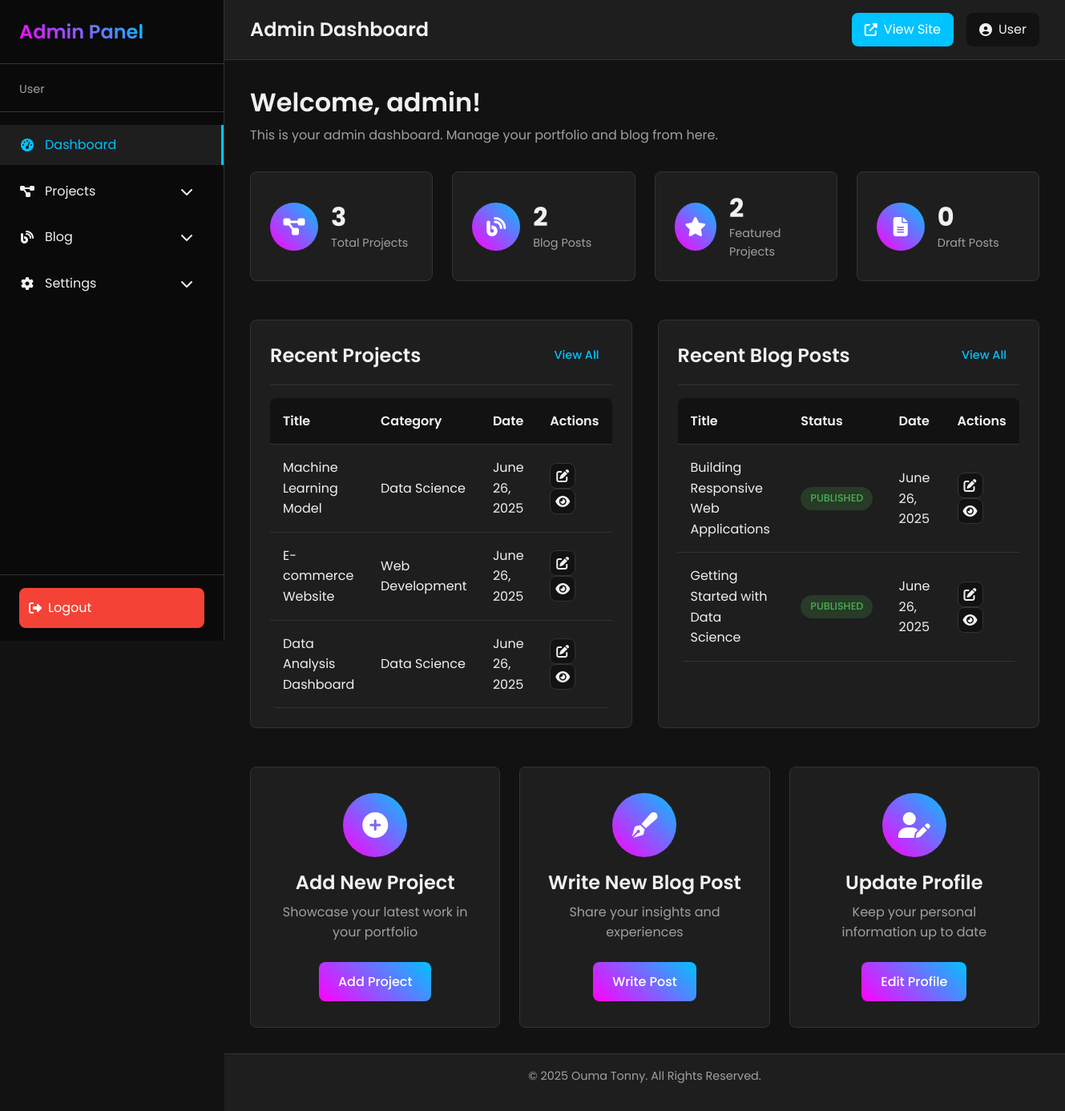
Page /admin/dashboard.php (signed in) on the committed database.
### tables this page shows
CREATE TABLE IF NOT EXISTS projects (
    id INT AUTO_INCREMENT PRIMARY KEY,
    title VARCHAR(100) NOT NULL,
    slug VARCHAR(100) NOT NULL UNIQUE,
    description TEXT,
    content LONGTEXT,
    featured_image VARCHAR(255),
    video_url VARCHAR(255),
    dashboard_url VARCHAR(255),
    github_url VARCHAR(255),
    tags VARCHAR(255),
    category VARCHAR(50),
    is_featured BOOLEAN DEFAULT FALSE,
    created_at TIMESTAMP DEFAULT CURRENT_TIMESTAMP,
    updated_at TIMESTAMP DEFAULT CURRENT_TIMESTAMP ON UPDATE CURRENT_TIMESTAMP,
    
    INDEX idx_slug (slug),
    INDEX idx_category (category),
    INDEX idx_featured (is_featured),
    INDEX idx_created (created_at)
);

CREATE TABLE IF NOT EXISTS blog_posts (
    id INT AUTO_INCREMENT PRIMARY KEY,
    title VARCHAR(100) NOT NULL,
    slug VARCHAR(100) NOT NULL UNIQUE,
    excerpt TEXT,
    content LONGTEXT,
    featured_image VARCHAR(255),
    author_id INT,
    status ENUM('draft', 'published') DEFAULT 'published',
    published_at TIMESTAMP DEFAULT CURRENT_TIMESTAMP,
    created_at TIMESTAMP DEFAULT CURRENT_TIMESTAMP,
    updated_at TIMESTAMP DEFAULT CURRENT_TIMESTAMP ON UPDATE CURRENT_TIMESTAMP,
    
    FOREIGN KEY (author_id) REFERENCES users(id) ON DELETE SET NULL,
    INDEX idx_slug (slug),
    INDEX idx_status (status),
    INDEX idx_published (published_at),
    INDEX idx_author (author_id)
);

### includes/functions.php (called while the page is built, shortened)
<?php
require_once 'db.php';
function base_url($path = '') {
    $path = ltrim($path, '/');
    return SITE_URL . ($path ? '/' . $path : '');
}
function admin_url($path = '') {
    $path = ltrim($path, '/');
    return ADMIN_URL . ($path ? '/' . $path : '');
}
function escapeHTML($data) {
    return htmlspecialchars($data, ENT_QUOTES, 'UTF-8');
}
function formatDate($date, $format = 'F j, Y') {
    return date($format, strtotime($date));
}
?>

### includes/db.php (called while the page is built, shortened)
<?php
class Database {
    private $conn;
    private static $instance = null;
    private function __construct() {
        try {
            $this->conn = new PDO(
                "mysql:host=" . DB_HOST . ";dbname=" . DB_NAME,
                DB_USER,
                DB_PASS,
                array(PDO::MYSQL_ATTR_INIT_COMMAND => "SET NAMES 'utf8'")
            );
            $this->conn->setAttribute(PDO::ATTR_ERRMODE, PDO::ERRMODE_EXCEPTION);
            $this->conn->setAttribute(PDO::ATTR_DEFAULT_FETCH_MODE, PDO::FETCH_ASSOC);
        } catch(PDOException $e) {
            echo "Connection Error: " . $e->getMessage();
            exit;
        }
    }
    public static function getInstance() {
        if (self::$instance == null) {
            self::$instance = new Database();
        }
        return self::$instance;
    }
    public function query($sql, $params = []) {
        try {
            $stmt = $this->conn->prepare($sql);
            $stmt->execute();
            return $stmt;
        } catch(PDOException $e) {
            echo "Query Error: " . $e->getMessage();
            return false;
        }
    }
    public function fetchAll($sql, $params = []) {
        $stmt = $this->query($sql, $params);
        return $stmt ? $stmt->fetchAll() : false;
    }
    public function fetch($sql, $params = []) {
        $stmt = $this->query($sql, $params);
        return $stmt ? $stmt->fetch() : false;
    }
}

### admin/dashboard.php (the view, shortened to what this page needs)
<?php
require_once '../includes/functions.php';
$db = Database::getInstance();
$projectCount = $db->fetch("SELECT COUNT(*) as count FROM projects")['count'] ?? 0;
$blogCount = $db->fetch("SELECT COUNT(*) as count FROM blog_posts")['count'] ?? 0;
$featuredCount = $db->fetch("SELECT COUNT(*) as count FROM projects WHERE is_featured = 1")['count'] ?? 0;
$draftCount = $db->fetch("SELECT COUNT(*) as count FROM blog_posts WHERE status = 'draft'")['count'] ?? 0;
$recentProjects = $db->fetchAll("SELECT * FROM projects ORDER BY created_at DESC LIMIT 5");
$recentPosts = $db->fetchAll("SELECT * FROM blog_posts ORDER BY published_at DESC LIMIT 5");
include 'includes/admin-header.php';
?>
<div class="dashboard-welcome">
    <h2>Welcome, <?php echo escapeHTML($_SESSION['first_name'] ?? $_SESSION['username'] ?? 'Admin'); ?>!</h2>
    <p>This is your admin dashboard. Manage your portfolio and blog from here.</p>
</div>
<div class="dashboard-stats">
    <div class="stat-card">
        <div class="stat-icon">
            <i class="fas fa-project-diagram"></i>
        </div>
        <div class="stat-info">
            <h3><?php echo $projectCount; ?></h3>
            <p>Total Projects</p>
        </div>
    </div>
    <div class="stat-card">
        <div class="stat-icon">
            <i class="fas fa-blog"></i>
        </div>
        <div class="stat-info">
            <h3><?php echo $blogCount; ?></h3>
            <p>Blog Posts</p>
        </div>
    </div>
    <div class="stat-card">
        <div class="stat-icon">
            <i class="fas fa-star"></i>
        </div>
        <div class="stat-info">
            <h3><?php echo $featuredCount; ?></h3>
            <p>Featured Projects</p>
        </div>
    </div>
    <div class="stat-card">
        <div class="stat-icon">
            <i class="fas fa-file-alt"></i>
        </div>
        <div class="stat-info">
            <h3><?php echo $draftCount; ?></h3>
            <p>Draft Posts</p>
        </div>
    </div>
</div>
<div class="dashboard-recent">
    <div class="recent-section">
        <div class="section-header">
            <h3>Recent Projects</h3>
            <a href="<?php echo admin_url('projects/list.php'); ?>" class="btn btn-small">View All</a>
        </div>
        <div class="recent-list">
            <?php if ($recentProjects): ?>
                <table class="admin-table">
                    <thead>
                        <tr>
                            <th>Title</th>
                            <th>Category</th>
                            <th>Date</th>
                            <th>Actions</th>
                        </tr>
                    </thead>
                    <tbody>
                        <?php foreach ($recentProjects as $project): ?>
                            <tr>
                                <td><?php echo escapeHTML($project['title']); ?></td>
                                <td><?php echo escapeHTML($project['category']); ?></td>
                                <td><?php echo formatDate($project['created_at']); ?></td>
                                <td>
                                    <a href="<?php echo admin_url('projects/edit.php?id=' . $project['id']); ?>" class="btn-icon" title="Edit">
                                        <i class="fas fa-edit"></i>
                                    </a>
                                    <a href="<?php echo base_url('portfolio/view.php?slug=' . $project['slug']); ?>" class="btn-icon" title="View" target="_blank">
                                        <i class="fas fa-eye"></i>
                                    </a>
                                </td>
                            </tr>
                        <?php endforeach; ?>
                    </tbody>
                </table>
            <?php else: ?>
                <p>No projects yet. <a href="<?php echo admin_url('projects/add.php'); ?>">Add your first project</a>.</p>
            <?php endif; ?>
        </div>
    </div>
    <div class="recent-section">
        <div class="section-header">
            <h3>Recent Blog Posts</h3>
            <a href="<?php echo admin_url('blog/list.php'); ?>" class="btn btn-small">View All</a>
        </div>
        <div class="recent-list">
            <?php if ($recentPosts): ?>
                <table class="admin-table">
                    <thead>
                        <tr>
                            <th>Title</th>
                            <th>Status</th>
                            <th>Date</th>
                            <th>Actions</th>
                        </tr>
                    </thead>
                    <tbody>
                        <?php foreach ($recentPosts as $post): ?>
                            <tr>
                                <td><?php echo escapeHTML($post['title']); ?></td>
                                <td>
                                    <span class="status-badge <?php echo $post['status']; ?>">
                                        <?php echo ucfirst($post['status']); ?>
                                    </span>
                                </td>
                                <td><?php echo formatDate($post['published_at']); ?></td>
                                <td>
                                    <a href="<?php echo admin_url('blog/edit.php?id=' . $post['id']); ?>" class="btn-icon" title="Edit">
                                        <i class="fas fa-edit"></i>
                                    </a>
                                    <?php if ($post['status'] == 'published'): ?>
                                        <a href="<?php echo base_url('blog/post.php?slug=' . $post['slug']); ?>" class="btn-icon" title="View" target="_blank">
                                            <i class="fas fa-eye"></i>
                                        </a>
                                    <?php endif; ?>
                                </td>
                            </tr>
                        <?php endforeach; ?>
                    </tbody>
                </table>
            <?php else: ?>
                <p>No blog posts yet. <a href="<?php echo admin_url('blog/add.php'); ?>">Write your first post</a>.</p>
            <?php endif; ?>
        </div>
    </div>
</div>
<div class="dashboard-actions">
    <div class="action-card">
        <div class="action-icon">
            <i class="fas fa-plus-circle"></i>
        </div>
        <h3>Add New Project</h3>
        <p>Showcase your latest work in your portfolio</p>
        <a href="<?php echo admin_url('projects/add.php'); ?>" class="btn btn-primary">Add Project</a>
    </div>
    <div class="action-card">
        <div class="action-icon">
            <i class="fas fa-pen-fancy"></i>
        </div>
        <h3>Write New Blog Post</h3>
        <p>Share your insights and experiences</p>
        <a href="<?php echo admin_url('blog/add.php'); ?>" class="btn btn-primary">Write Post</a>
    </div>
    <div class="action-card">
        <div class="action-icon">
            <i class="fas fa-user-edit"></i>
        </div>
        <h3>Update Profile</h3>
        <p>Keep your personal information up to date</p>
        <a href="<?php echo admin_url('settings/profile.php'); ?>" class="btn btn-primary">Edit Profile</a>
    </div>
</div>
<?php include 'includes/admin-footer.php'; ?>

### rows in the picture
projects: title "Machine Learning Model", category "Data Science", created_at "June 26, 2025"
projects: title "E-commerce Website", category "Web Development", created_at "June 26, 2025"
projects: title "Data Analysis Dashboard", category "Data Science", created_at "June 26, 2025"
blog_posts: title "Building Responsive Web Applications", status "PUBLISHED", published_at "June 26, 2025"
blog_posts: title "Getting Started with Data Science", status "PUBLISHED", published_at "June 26, 2025"

### other values in the picture
escapeHTML($userInfo['role'] ?? 'User') "User"
$pageTitle "Admin Dashboard"
escapeHTML($userInfo['username'] ?? 'User') "User"
$projectCount "3"
$blogCount "2"
$featuredCount "2"
$draftCount "0"
